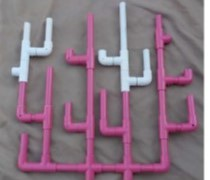
#> input picture a fail of feature matching/coral1.jpg, 210 x 180 px
$ python featureMatchTransformOutputBIGFKINGFAIL.py
#> lines starting #> are read from the running program, lines starting #| are printed output that depends on the picture
import numpy as np
import cv2
import matplotlib.pyplot as plt

img1 = cv2.imread('coral1.jpg',0)
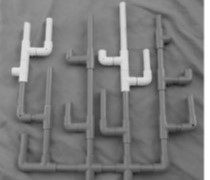
#> img1: shape (180, 210); min 31, max 255, mean 123.5
img2 = cv2.imread('coral2.jpg',0)
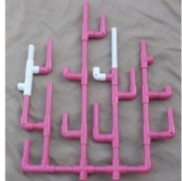
#> input picture a fail of feature matching/coral2.jpg, 182 x 181 px
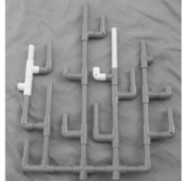
#> img2: shape (181, 182); min 45, max 255, mean 142.4

orb = cv2.ORB_create()

kp1, des1 = orb.detectAndCompute(img1,None)
#> kp1 = 170 keypoints; strongest (x, y, size): (127, 77, 77.1), (130, 86, 31), (131, 86, 37.2), (124, 87, 64.3)
kp2, des2 = orb.detectAndCompute(img2,None)
#> kp2 = 141 keypoints; strongest (x, y, size): (34, 74, 31), (97, 77, 64.3), (102, 75, 44.6), (102, 76, 53.6)

bf = cv2.BFMatcher(cv2.NORM_HAMMING, crossCheck=True)

matches = bf.match(des1,des2)
#> matches = 63 matches
matches = sorted(matches, key = lambda x:x.distance)

# Initialize lists
list_kp1 = []
list_kp2 = []

# For each match...
for mat in matches:

    # Get the matching keypoints for each of the images
    img1_idx = mat.queryIdx
    img2_idx = mat.trainIdx

    # x - columns
    # y - rows
    # Get the coordinates
    (x1,y1) = kp1[img1_idx].pt
    (x2,y2) = kp2[img2_idx].pt

    # Append to each list
    list_kp1.append((x1, y1))
    list_kp2.append((x2, y2))
#> this loop made 63 passes
#> (img1_idx, img2_idx, x1, y1, x2, y2) on passes 1 to 12: (134, 93, 108, 125.3, 99.6, 133.2), (46, 50, 41, 120, 42, 128), (92, 48, 70.8, 104.4, 68, 115), (76, 81, 91.2, 64.8, 85.2, 80.4), (98, 56, 121.2, 124.8, 111, 133), (135, 92, 121, 125.3, 110.4, 132), (129, 87, 72, 105.1, 68.4, 115.2), (19, 27, 99, 59, 93, 75), (102, 43, 169.2, 133.2, 150, 99), (41, 46, 99, 93, 92, 105), (70, 23, 96, 56.4, 89, 72), (94, 49, 42, 111.6, 43, 121)
#> after the loop, list_kp1 = 63 pairs, first value 40.8 to 171, second value 38 to 133.2; list_kp2 = 63 pairs, first value 33 to 150, second value 34 to 142

#these two lists will contain all the coordinates of the feature points
list_kp1 = [kp1[mat.queryIdx].pt for mat in matches]
list_kp2 = [kp2[mat.trainIdx].pt for mat in matches]


#tranformation starting here
img = cv2.imread('coral1.jpg')
#> img is the input picture: shape (180, 210, 3); mean B, G, R 129, 116, 136.1
rows,cols,ch = img.shape
#> rows = 180; cols = 210; ch = 3

#put for feature points
pts1 = np.float32([list_kp1[0],list_kp1[1],list_kp1[2],list_kp1[3]])
#> pts1 = [[108, 125.3], [41, 120], [70.8, 104.4], [91.2, 64.8]]
pts2 = np.float32([list_kp2[0],list_kp2[1],list_kp2[2],list_kp2[3]])
#> pts2 = [[99.6, 133.2], [42, 128], [68, 115], [85.2, 80.4]]

#transformation matrix
M = cv2.getPerspectiveTransform(pts1,pts2)
#> M = [[1.09, 0.0981, -7.8], [0.137, 1.14, 6.41], [0.000944, 0.00101, 1]]

#apply matrix
dst = cv2.warpPerspective(img,M,(200,200))
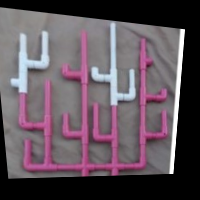
#> dst: shape (200, 200, 3); mean B, G, R 91.3, 82.7, 95.7


##create image
cv2.imwrite('c:\Python\coral3.jpg',dst)


#print out matrix
plt.subplot(221),plt.imshow(img),plt.title('Input')
plt.subplot(222),plt.imshow(dst),plt.title('Output')
plt.subplot(224),plt.imshow(img2),plt.title('compare')
plt.show()
#> figure, not shown here; B, G, R data is drawn as R, G, B


# [4 lines of commented-out code are left out]
